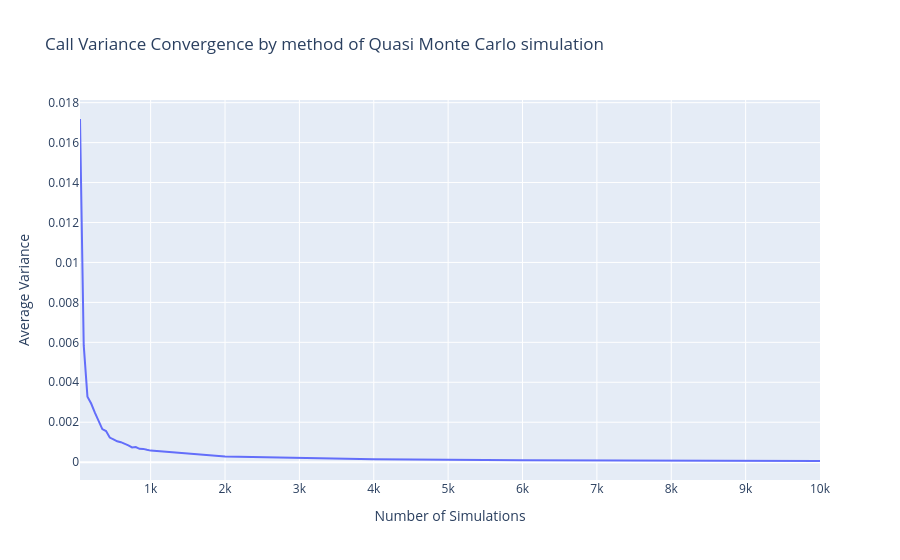

The notebook cell this image was saved under:
### Code cell
fig = go.Figure()

# Courbe 1 : Moyenne
fig.add_trace(go.Scatter(
    x=df_call_quasi_mc.index,
    y=df_call_quasi_mc["var_normalized"],
    mode='lines',
    name='Quasi Monte Carlo Price Variance'
))

fig.update_layout(
    title="Call Variance Convergence by method of Quasi Monte Carlo simulation",
    xaxis_title="Number of Simulations",
    yaxis_title="Average Variance",
    legend_title="Simulation methods"
)

fig.show()

### Figure 1 — Plotly figure (JSON) as saved in the notebook; plotly's stock layout.template omitted (floating-point values rounded to 4 significant figures)
{"data": [{"mode": "lines", "name": "Quasi Monte Carlo Price Variance", "type": "scatter", "x": [50, 100, 150, 200, 250, 300, 350, 400, 450, 500, 550, 600, 650, 700, 750, 800, 850, 900, 950, 1000, 2000, 4000, 6000, 8000, 10000], "y": [0.01718, 0.005859, 0.003282, 0.002936, 0.002475, 0.002082, 0.001655, 0.001559, 0.001233, 0.001145, 0.001047, 0.001001, 0.0009303, 0.0008373, 0.0007347, 0.0007589, 0.0006667, 0.0006644, 0.0006193, 0.0005789, 0.0002858, 0.0001461, 9.76e-05, 7.303e-05, 5.843e-05]}], "layout": {"legend": {"title": {"text": "Simulation methods"}}, "title": {"text": "Call Variance Convergence by method of Quasi Monte Carlo simulation"}, "xaxis": {"title": {"text": "Number of Simulations"}}, "yaxis": {"title": {"text": "Average Variance"}}}}
